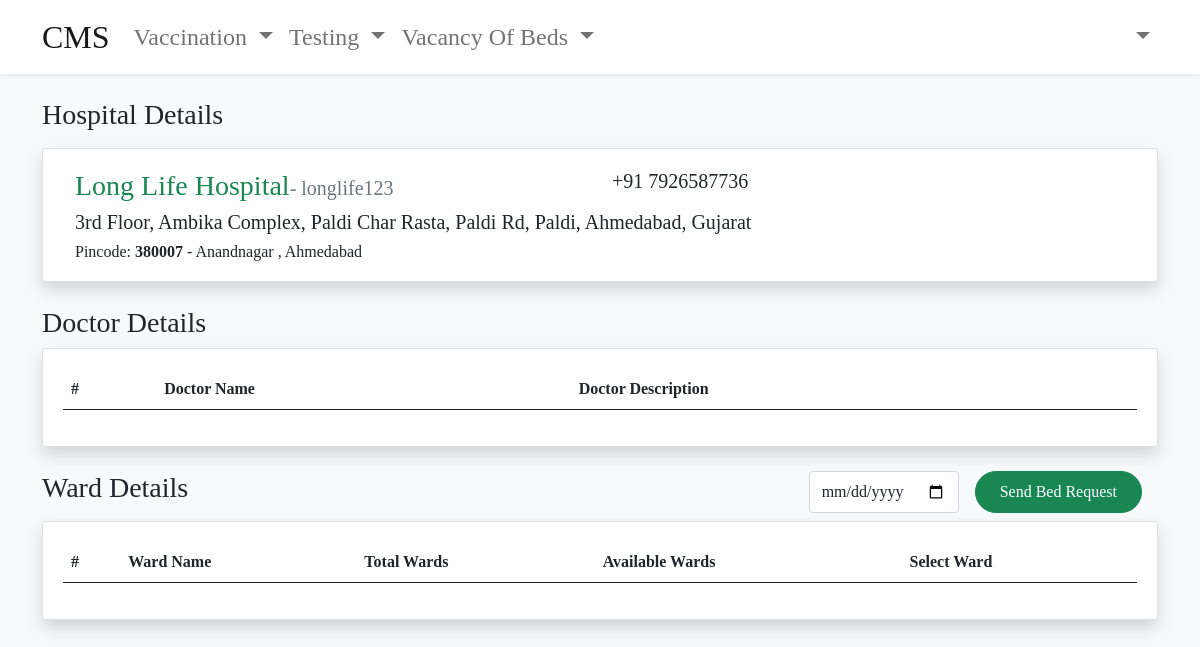
Screenshot of /users/requestForHospitalBed.php?hospitalid=5 with the database file from the repository.
### tables this page shows
CREATE TABLE `hospitals` (
  `hospital_id` int(11) NOT NULL,
  `hospital_username` varchar(50) NOT NULL,
  `hospital_password` varchar(50) NOT NULL,
  `hospital_name` text NOT NULL,
  `hospital_address` text NOT NULL,
  `contact_no` bigint(10) NOT NULL,
  `hospital_pincode` int(6) NOT NULL,
  `hospital_status` varchar(10) NOT NULL,
  `hospital_accepting_status` varchar(10) NOT NULL
);

CREATE TABLE `pincode` (
  `pincode` int(6) NOT NULL,
  `area_name` text NOT NULL,
  `district_id` int(11) NOT NULL
);

CREATE TABLE `district` (
  `district_id` int(11) NOT NULL,
  `district_name` text NOT NULL,
  `state_id` int(11) NOT NULL
);

### users/requestForHospitalBed.php (the view, shortened to what this page needs)
<?php include('./includes/header.php'); ?>
<?php include('./includes/db.php');?>
<?php include('./includes/navigation.php'); ?>
<?php
    $hospital_id = $_GET['hospitalid'];
    $query = "SELECT * FROM hospitals INNER JOIN pincode ON hospitals.hospital_pincode = pincode.pincode INNER JOIN district ON pincode.district_id = district.district_id WHERE hospitals.hospital_id = '{$hospital_id}'";
    $getDetails = mysqli_query($connection,$query);
    $row = mysqli_fetch_assoc($getDetails);
    $hospital_name = $row['hospital_name'];
    $hospital_username = $row['hospital_username'];
    $hospital_address = $row['hospital_address'];
    $contact_no = $row['contact_no'];
    $hospital_pincode = $row['hospital_pincode'];
    $area_name = $row['area_name'];
    $district_name = $row['district_name'];
    ?>
    <div class="container mt-4">
        <div class="d-flex justify-content-between">
            <h3>Hospital Details</h3>
        </div>
        <div class="card mt-2 px-3 py-1 shadow">
            <div class="card-body row">
                <div class="col">
                    <div class="row">
                        <div class="col">
                            <h3 class='card-title text-success'><?php echo $hospital_name; ?><small class='text-muted h5'>- <?php echo $hospital_username; ?></small></h3>
                        </div>
                        <div class="col">
                            <h5 class="card-text">+91 <?php echo $contact_no; ?></h5>
                        </div>
                    </div>
                    <h5 class="card-text"><?php echo $hospital_address; ?></h5>
                    <h6 class="card-text">Pincode:
                        <b><?php echo $hospital_pincode; ?></b>
                        <?php echo "- ".$area_name.", ".$district_name;?>
                    </h6>
                </div>
            </div>
        </div>
    </div>
    <div class="container mt-4">
        <h3>Doctor Details</h3>
        <div class="card mt-2 px-3 py-1 shadow">
            <div class="card-body row">
                <table class="table">
                    <thead>
                        <tr>
                            <th scope="col">#</th>
                            <th scope="col">Doctor Name</th>
                            <th scope="col">Doctor Description</th>
                        </tr>
                    </thead>
                </table>
            </div>
        </div>
    </div>
<form action="requestForHospitalBed.php?hospitalid=<?php echo $hospital_id;?>" method="post">
    <div class="container mt-4">
        <div class="d-flex justify-content-between">
                <h3>Ward Details</h3>
                <div class="d-flex">
                    <input type="date" class="form-control" name="date" required>
                    <input type="submit" name="requestForBed" onClick="javascript: return confirm('Are You Sure?');" value="Send Bed Request" class="btn btn-success rounded-pill px-4 mx-3"></label>
                </div>
            </div>
        <div class="card mt-2 px-3 py-1 shadow">
            <div class="card-body row">
                <table class="table">
                    <thead>
                        <tr>
                            <th scope="col">#</th>
                            <th scope="col">Ward Name</th>
                            <th scope="col">Total Wards</th>
                            <th scope="col">Available Wards</th>
                            <th scope="col">Select Ward</th>
                        </tr>
                    </thead>
                </table>
            </div>
        </div>
    </div>
</form>

### main.css (style rules this page uses)
* { margin: 0; padding: 0; font-family: "Times New Roman", Times, serif; transition: 0.3s; }

### rows the page displays
hospitals: hospital_name "Long Life Hospital", hospital_username "longlife123", contact_no "7926587736", hospital_address "3rd Floor, Ambika Complex, Paldi Char Rasta, Paldi Rd, Paldi, Ahmedabad, Gujarat", hospital_pincode "380007", hospital_pincode.area_name "Anandnagar", district.district_name "Ahmedabad"
